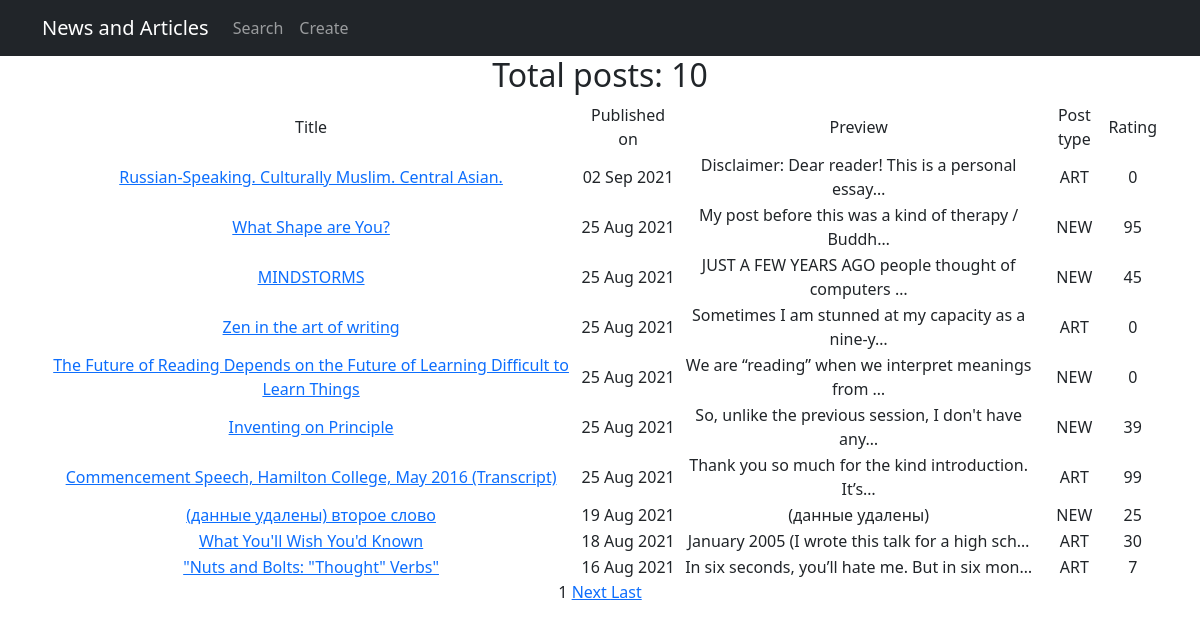
Before: /news/ with the older database file.
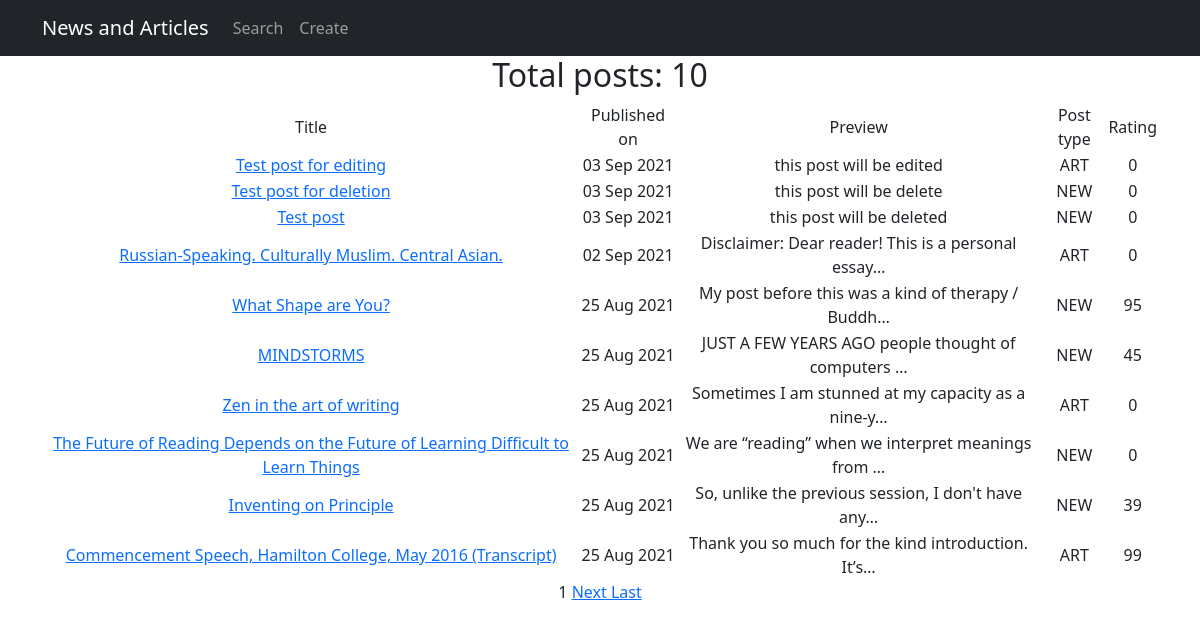
After: the same page with the newer database file.
### news/models.py (models this page shows, shortened)
class Post(models.Model):
    author = models.ForeignKey(Author, on_delete=models.CASCADE)
    NEWS = 'NEW'
    ARTICLE = 'ART'
    CATEGORY_CHOICES = [(NEWS, 'NEWS'), (ARTICLE, 'ARTICLE'), ]
    categoryType = models.CharField(max_length=3, choices=CATEGORY_CHOICES, default=NEWS)
    dateCreated = models.DateTimeField(auto_now_add=True)
    postCategory = models.ManyToManyField(Category, through='PostCategory')
    title = models.CharField(max_length=128)
    text = models.TextField()
    rating = models.SmallIntegerField(default=0)
    def get_absolute_url(self):
        return f'/news/{self.id}'

### news/views.py (the view)
# urls.py: path('', PostListView.as_view()),
class PostListView(ListView):
    model = Post
    template_name = 'post_list.html'
    context_object_name = 'news'
    queryset = Post.objects.order_by('-id')
    paginate_by = 10
    def get_context_data(self, **kwargs):
        context = super().get_context_data(**kwargs)
        context['time_created'] = datetime.utcnow()
        return context

### news/templatetags/custom_filters.py (called while the page is built)
@register.filter(name='censor')
def censor(value):
    for word in censor_list:
        value = value.replace(word, replacement_word)
    return value

### templates/post_list.html (shortened to what this page needs)
{% extends 'flatpages/default.html' %}
{% load custom_filters %}
{% block content %}
    {% if news %}
<h2>Total posts: {{news|length}}</h2>
<table>
            <tr>
                <td>
                    Title
                </td>
                <td>
                    Published on
                </td>
                <td>
                    Preview
                </td>
                <td>
                    Post type
                </td>
                <td>
                    Rating
            </tr>
        {% for news in news %}
            <tr>
                <td>
                   <a href="{{ news.get_absolute_url }}"> {{ news.title|censor }} </a>
                </td>
                <td>
                    {{ news.dateCreated|date:'d M Y' }}
                </td>
                <td>
                    {{ news.text|truncatechars:50|censor }}
                </td>
                 <td>
                    {{ news.categoryType }}
                </td>
                <td>
                    {{ news.rating }}
                </td>
            </tr>
        {% endfor %}
        </table>
    {% else %}
        <h2> No news today :( </h2>
    {% endif %}
{% if is_paginated %}
    {% for num in page_obj.paginator.page_range %}
        {% if page_obj.number == num %}
            <a>{{num}}</a>
        {% elif num > page_obj.number|add:'-1' and num < page_obj.number|add:'1' %}
            <a href="?page={{num}}">{{num}}</a>
        {% endif %}
    {% endfor %}
    {% if page_obj.has_next %}
        <a href="?page={{page_obj.next_page_number}}">    Next    </a>
        <a href="?page={{page_obj.paginator.num_pages}}">    Last    </a>
    {% endif %}
{% endif %}
{% endblock content %}

Changed rows visible on the page:
no longer on this page (row unchanged): Post: title|censor "(данные удалены) второе слово", dateCreated "19 Aug 2021", text|censor "(данные удалены)", categoryType "NEW", rating "25"
no longer on this page (row unchanged): Post: title|censor "What You'll Wish You'd Known", dateCreated "18 Aug 2021", text|censor "January 2005 (I wrote this talk for a high sch…", categoryType "ART", rating "30"
no longer on this page (row unchanged): Post: title|censor "\"Nuts and Bolts: \"Thought\" Verbs\"", dateCreated "16 Aug 2021", text|censor "In six seconds, you’ll hate me. But in six mon…", categoryType "ART", rating "7"
added Post: title|censor "Test post for editing", dateCreated "03 Sep 2021", text|censor "this post will be edited", categoryType "ART", rating "0"
added Post: title|censor "Test post for deletion", dateCreated "03 Sep 2021", text|censor "this post will be delete", categoryType "NEW", rating "0"
added Post: title|censor "Test post", dateCreated "03 Sep 2021", text|censor "this post will be deleted", categoryType "NEW", rating "0"
